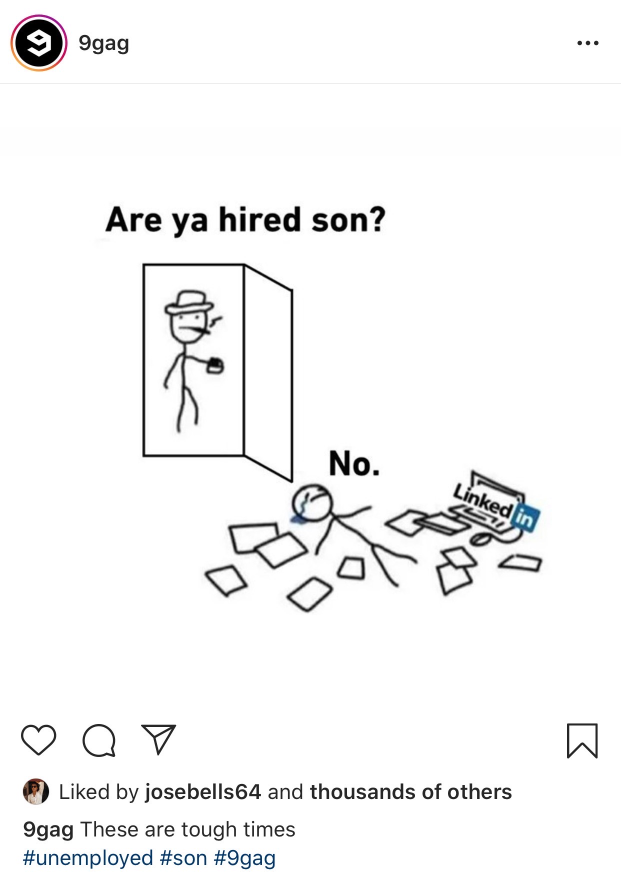
#> input picture hired.jpeg, 1242 x 1743 px (shown at 1/2 size)
$ python script.py
#> lines starting #> are read from the running program, lines starting #| are printed output that depends on the picture
import cv2

img= cv2.imread("hired.jpeg",1)
#> img is the input picture: shape (1743, 1242, 3); mean B, G, R 245.4, 245.2, 245.1
print(img)
#> (printed output is left out)
print(img.shape)
#| (1743, 1242, 3)

resized_image=cv2.resize(img,(500,500))
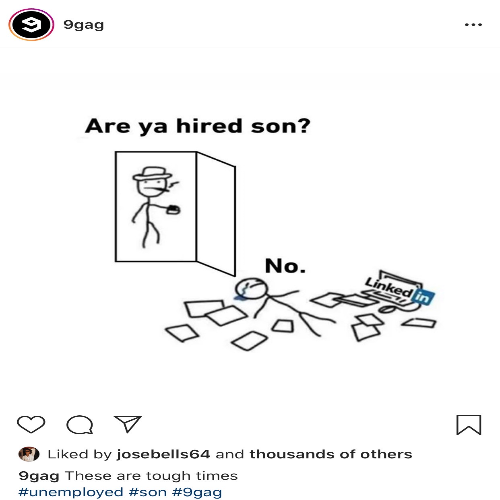
#> resized_image: shape (500, 500, 3); mean B, G, R 245.4, 245.3, 245.2
cv2.imshow("hire",resized_image)
cv2.waitKey(2000)
cv2.destroyAllWindows()
